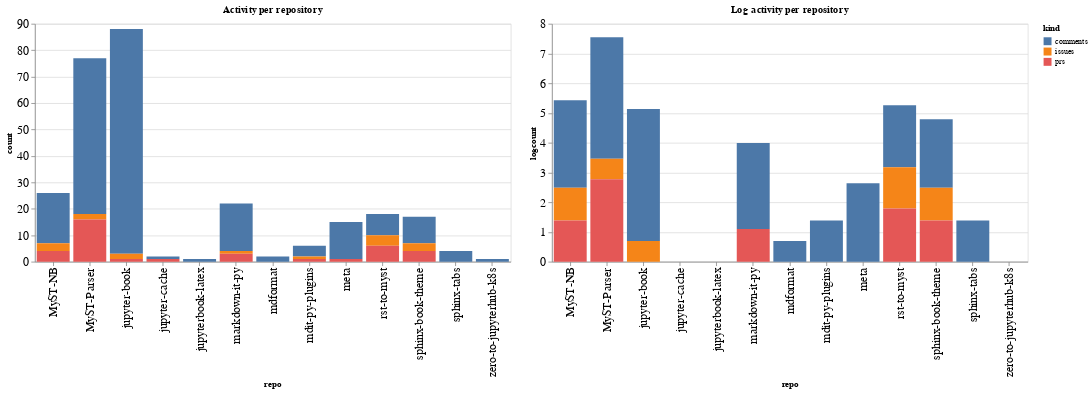

Source (notebook cell):
### Code cell
ch1 = alt.Chart(repo_summaries, width=600, title="Activity per repository").mark_bar().encode(
    x='repo',
    y='count',
    color='kind',
    tooltip="kind"
)

ch2 = alt.Chart(repo_summaries, width=600, title="Log activity per repository").mark_bar().encode(
    x='repo',
    y='logcount',
    color='kind',
    tooltip="kind"
)

ch1 | ch2

### Figure 1 — Vega-Lite specification as saved in the notebook (floating-point values rounded to 4 significant figures)
{"config": {"axisLeft": {"labelFontSize": 15}, "axisBottom": {"labelFontSize": 15}}, "hconcat": [{"mark": "bar", "encoding": {"color": {"type": "nominal", "field": "kind"}, "tooltip": {"type": "nominal", "field": "kind"}, "x": {"type": "nominal", "field": "repo"}, "y": {"type": "quantitative", "field": "count"}}, "title": "Activity per repository", "width": 600}, {"mark": "bar", "encoding": {"color": {"type": "nominal", "field": "kind"}, "tooltip": {"type": "nominal", "field": "kind"}, "x": {"type": "nominal", "field": "repo"}, "y": {"type": "quantitative", "field": "logcount"}}, "title": "Log activity per repository", "width": 600}], "data": {"name": "data-d1984099d07e5e02a64ba26324bf3393"}, "$schema": "https://vega.github.io/schema/vega-lite/v4.8.1.json", "datasets": {"data-d1984099d07e5e02a64ba26324bf3393": [{"repo": "MyST-NB", "kind": "comments", "count": 19, "logcount": 2.944}, {"repo": "MyST-NB", "kind": "issues", "count": 3, "logcount": 1.099}, {"repo": "MyST-NB", "kind": "prs", "count": 4, "logcount": 1.386}, {"repo": "MyST-Parser", "kind": "comments", "count": 59, "logcount": 4.078}, {"repo": "MyST-Parser", "kind": "issues", "count": 2, "logcount": 0.6931}, {"repo": "MyST-Parser", "kind": "prs", "count": 16, "logcount": 2.773}, {"repo": "jupyter-book", "kind": "comments", "count": 85, "logcount": 4.443}, {"repo": "jupyter-book", "kind": "issues", "count": 2, "logcount": 0.6931}, {"repo": "jupyter-book", "kind": "prs", "count": 1, "logcount": 0.0}, {"repo": "jupyter-cache", "kind": "comments", "count": 1, "logcount": 0.0}, {"repo": "jupyter-cache", "kind": "prs", "count": 1, "logcount": 0.0}, {"repo": "jupyterbook-latex", "kind": "comments", "count": 1, "logcount": 0.0}, {"repo": "markdown-it-py", "kind": "comments", "count": 18, "logcount": 2.89}, {"repo": "markdown-it-py", "kind": "issues", "count": 1, "logcount": 0.0}, {"repo": "markdown-it-py", "kind": "prs", "count": 3, "logcount": 1.099}, {"repo": "mdformat", "kind": "comments", "count": 2, "logcount": 0.6931}, {"repo": "mdit-py-plugins", "kind": "comments", "count": 4, "logcount": 1.386}, {"repo": "mdit-py-plugins", "kind": "issues", "count": 1, "logcount": 0.0}, {"repo": "mdit-py-plugins", "kind": "prs", "count": 1, "logcount": 0.0}, {"repo": "meta", "kind": "comments", "count": 14, "logcount": 2.639}, {"repo": "meta", "kind": "prs", "count": 1, "logcount": 0.0}, {"repo": "rst-to-myst", "kind": "comments", "count": 8, "logcount": 2.079}, {"repo": "rst-to-myst", "kind": "issues", "count": 4, "logcount": 1.386}, {"repo": "rst-to-myst", "kind": "prs", "count": 6, "logcount": 1.792}, {"repo": "sphinx-book-theme", "kind": "comments", "count": 10, "logcount": 2.303}, {"repo": "sphinx-book-theme", "kind": "issues", "count": 3, "logcount": 1.099}, {"repo": "sphinx-book-theme", "kind": "prs", "count": 4, "logcount": 1.386}, {"repo": "sphinx-tabs", "kind": "comments", "count": 4, "logcount": 1.386}, {"repo": "zero-to-jupyterhub-k8s", "kind": "comments", "count": 1, "logcount": 0.0}]}}
